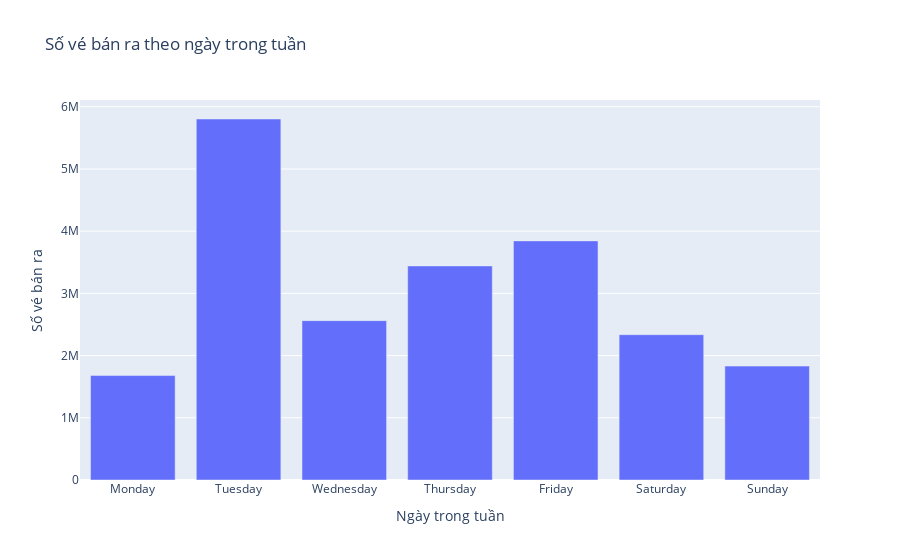

Notebook code cell kept with this figure:
### Markdown cell above
#### Nhận xét chung

- Ta thấy rằng dữ liệu của chúng ta có chu kỳ 7 ngày, điều này rất phổ biến trong ngành điện ảnh,
vì người ta thường xem phim vào một số ngày nhất định trong tuần, và ít xem hơn vào các ngày khác.
- Chúng ta có thể xem xét kỹ hơn để xem ngày nào bán được nhiều vé nhất bằng cách sử dụng biểu đồ cột
thể hiện lượng vé bán ra theo các ngày trong tuần.

### Code cell
grouped_data = tickets_df.groupby(tickets_df.index.day_name()).sum()
grouped_data.index = pd.CategoricalIndex(
    grouped_data.index,
    categories=[
        "Monday",
        "Tuesday",
        "Wednesday",
        "Thursday",
        "Friday",
        "Saturday",
        "Sunday",
    ],
    ordered=True,
)
grouped_data = grouped_data.sort_index()
px.bar(grouped_data, x=grouped_data.index, y="tickets_sold", 
       title="Số vé bán ra theo ngày trong tuần",
       labels={"tickets_sold": "Số vé bán ra", "date": "Ngày trong tuần"})

### Figure 1 — Plotly figure (JSON) as saved in the notebook; plotly's stock layout.template omitted (floating-point values rounded to 4 significant figures)
{"data": [{"alignmentgroup": "True", "hovertemplate": "Ngày trong tuần=%{x}<br>Số vé bán ra=%{y}<extra></extra>", "legendgroup": "", "marker": {"color": "#636efa", "pattern": {"shape": ""}}, "name": "", "offsetgroup": "", "orientation": "v", "showlegend": false, "textposition": "auto", "type": "bar", "x": ["Monday", "Tuesday", "Wednesday", "Thursday", "Friday", "Saturday", "Sunday"], "xaxis": "x", "y": [1679052, 5803443, 2561927, 3441243, 3844102, 2335828, 1831216], "yaxis": "y"}], "layout": {"barmode": "relative", "legend": {"tracegroupgap": 0}, "title": {"text": "Số vé bán ra theo ngày trong tuần"}, "xaxis": {"anchor": "y", "domain": [0, 1], "title": {"text": "Ngày trong tuần"}}, "yaxis": {"anchor": "x", "domain": [0, 1], "title": {"text": "Số vé bán ra"}}}}
